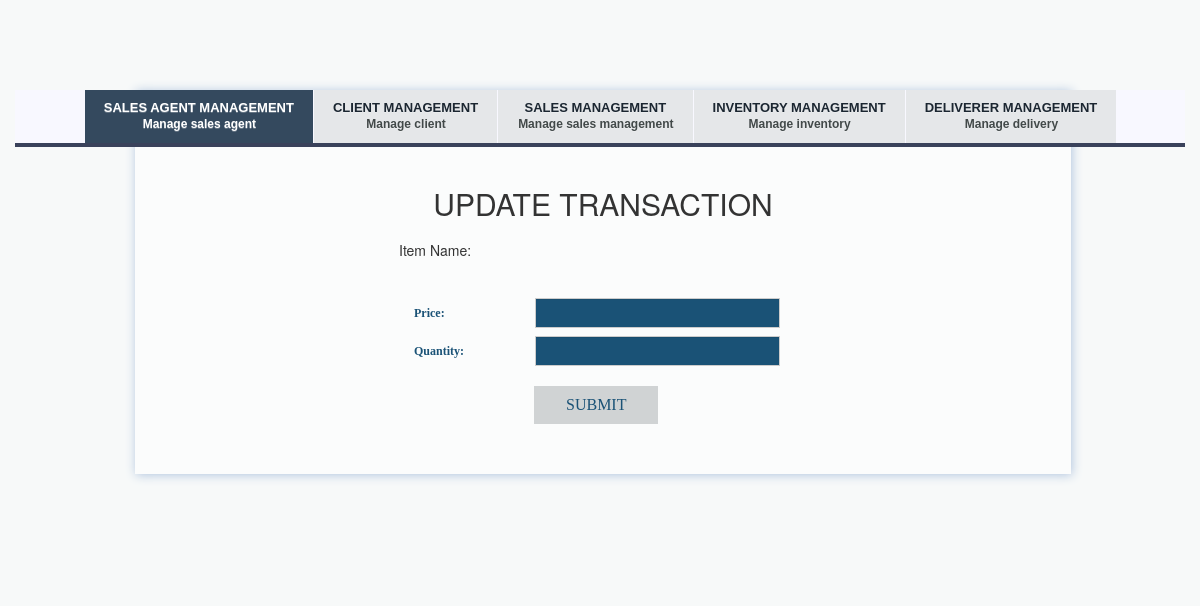
Page /knoxville/updateTransaction/32 on the earlier database version.
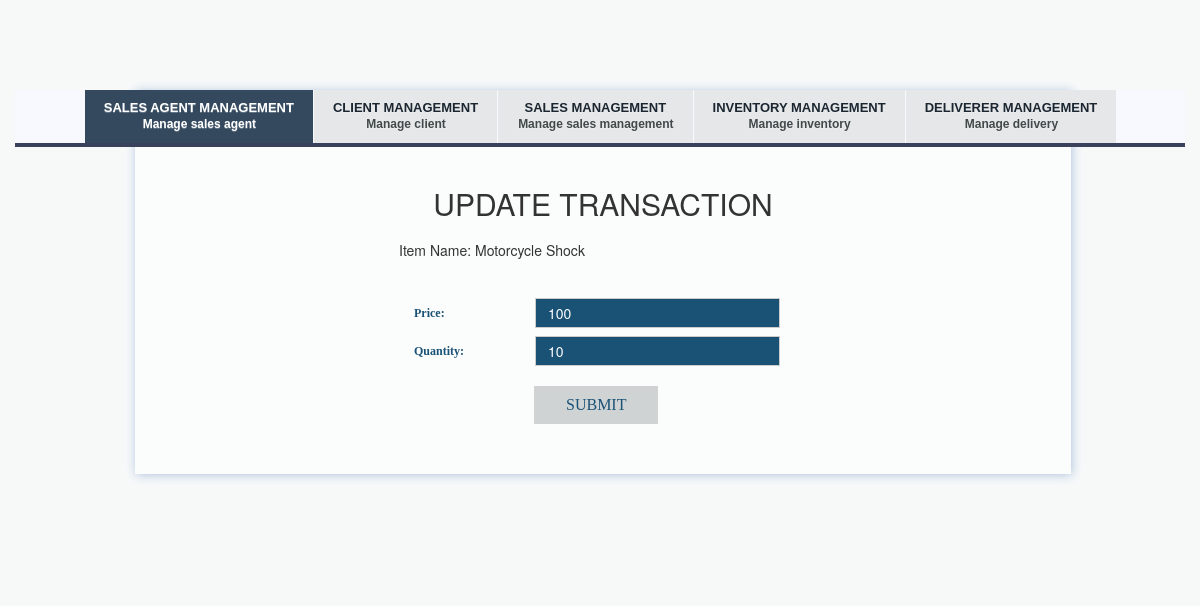
Same page on the later database version.
### tables this page shows
CREATE TABLE `transaction` (
  `transID` int(11) NOT NULL,
  `date` date NOT NULL,
  `time` time NOT NULL,
  `status` varchar(10) NOT NULL,
  `unit_price` int(11) NOT NULL,
  `quantity` int(11) NOT NULL DEFAULT '1',
  `itemID` int(11) NOT NULL,
  `orderID` int(11) NOT NULL
);

### application/controllers/knoxville.php (called while the page is built, shortened)
<?php
class Knoxville extends CI_Controller {
    public function __construct(){
        $this->load->model('client_model','Client');
        $this->load->model('sales_agent_model','SalesAgent');
		$this->load->model('order_model','Order');
		$this->load->model('item_model','Item');
		$this->load->model('transaction_model','Transaction');
		$this->load->model('deliverer_model','Deliverer');
		$this->load->model('shipment_model','Shipment');
    }
    public function updateTransaction($transID){
        $data['transID']=$transID;
        $condition = array('transID' => $transID);
        $oldRecord = $this->Transaction->read($condition);
        foreach($oldRecord as $o){
            $data['price'] = $o['unit_price'];
            $data['qty'] = $o['quantity'];
            $orderID = $o['orderID'];
            $itemID = $o['itemID'];
        }
        $condition = array('itemID'=>$itemID);
        $itemRec=$this->Item->read($condition);
        foreach($itemRec as $i){
            $data['item_desc'] = $i['item_desc'];
        }
        $rules = array(
                    array('field'=>'price', 'label'=>'Price', 'rules'=>'required'),
                    array('field'=>'qty', 'label'=>'Quantity', 'rules'=>'required')
                );
        $this->form_validation->set_rules($rules);
        if($this->form_validation->run()==FALSE){
			$header_data['title'] = "Update Transaction";
            $this->load->view('include/header',$header_data);
            $this->load->view('update_transForm',$data);
        }
        else{
            $newRecord=array('unit_price'=>$_POST['price'],'quantity'=>$_POST['qty']);
            $this->Transaction->update($newRecord, $transID);
            redirect('knoxville/viewTransaction/'.$orderID);
        }
    }
}

### index.php (called while the page is built, shortened)
<?php
require_once BASEPATH.'core/CodeIgniter.php';

### application/models/transaction_model.php (called while the page is built, shortened)
<?php
class Transaction_model extends CI_Model {
    private $table = 'transaction';
    function read($condition=null){
        $this->db->select('*');
        $this->db->from($this->table);
        $this->db->order_by('date','desc');
        if(isset($condition))
            $this->db->where($condition);
        $query = $this->db->get();
        if($query->num_rows()>0)
            return $query->result_array();
        else
            return false;
    }
}
?>

### application/views/update_transForm.php (the view, shortened to what this page needs)
<!DOCTYPE html>
<div class="tab-content">
  <?php echo form_open('knoxville/updateTransaction/'.$transID);
  ?>
  <div>&nbsp;</div>
  <h2 class="text-center">UPDATE TRANSACTION</h2>
  <div class="container ClientForm">
    <div>
		<p class="font">Item Name: <?php echo $item_desc?></p><br />
    </div>
    <div>
		<label class="control-label col-sm-4" for="price">Price:</label>
		<input class="form-control col-sm-4"type="text" name="price" id="price" value="<?php echo $price?>" />
    </div>
    <div>
		<label class="control-label col-sm-4" for="qty">Quantity:</label>
		<input class="form-control col-sm-4"type="text" name="qty" id="qty" value="<?php echo $qty?>" />
    </div>
	<div class="col-sm-6">
		<input class="subUpdate" type="submit" value="SUBMIT"/>
	</div>
  </form>
  </div>
  </div>
</body>
</html>

Differences in the rows shown:
added transaction: price "100", qty "10"
Other differences:
$item_desc: (not shown) → "Motorcycle Shock"
